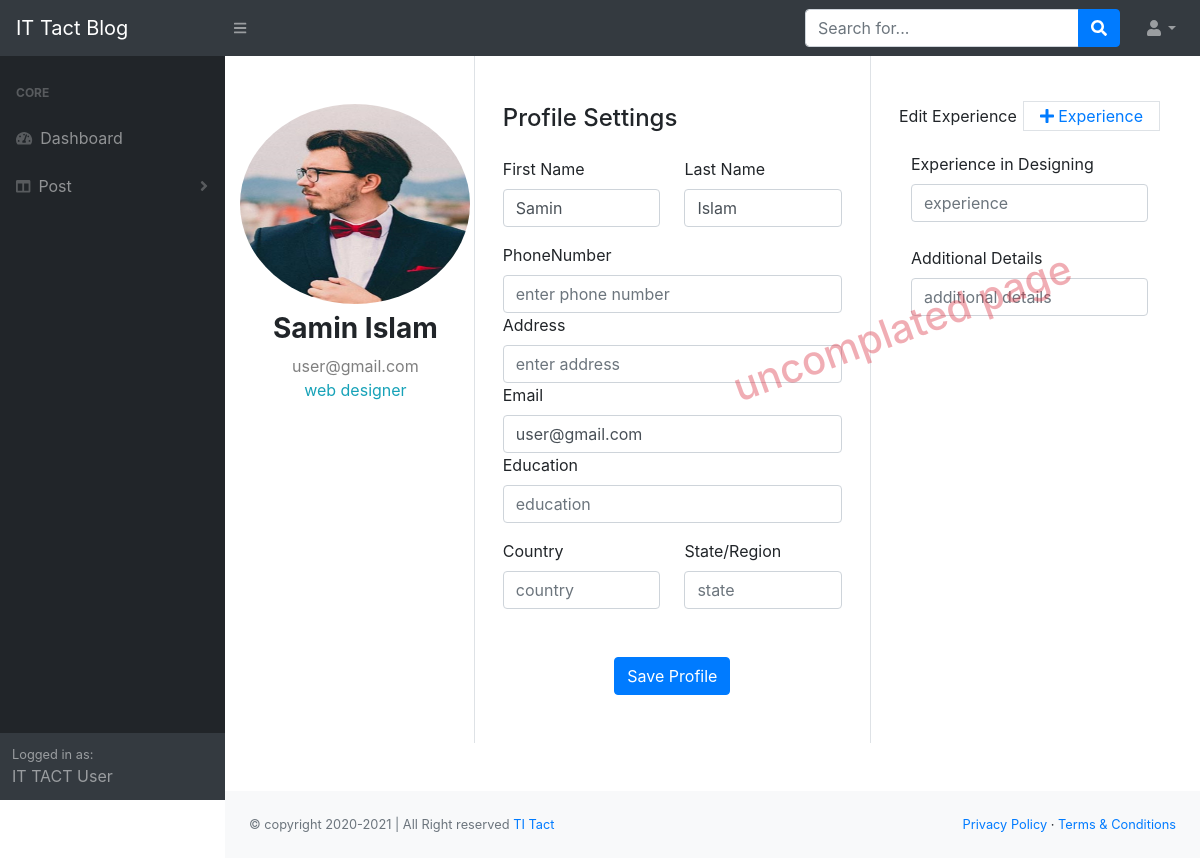
The app's page /user/user_profile.php (signed in) with its own data.
### tables this page shows
CREATE TABLE `users` (
  `id` int(255) NOT NULL,
  `user_first_name` varchar(100) NOT NULL,
  `user_last_name` varchar(100) NOT NULL,
  `user_email` varchar(60) NOT NULL,
  `user_password` varchar(50) NOT NULL,
  `user_confirm_password` varchar(50) NOT NULL
);

### user/user_profile.php (called while the page is built, shortened)
<?php
    include("template.php");
?>

### user/class/function.php (called while the page is built, shortened)
<?php
    class blogApp{
        private $conn;
        public function __construct(){
            $dbhost = "localhost";
            $dbuser = "root";
            $dbpass = "";
            $dbname = "blog_project";
            $this->conn = mysqli_connect($dbhost, $dbuser, $dbpass, $dbname);
        }
        public function manageUser(){
            $query = "SELECT * FROM users";
            if(mysqli_query($this->conn, $query)){
                $users = mysqli_query($this->conn, $query);
                return $user = mysqli_fetch_assoc($users);
            }
        }
    }
?>

### user/view/user_profile_view.php (the view, shortened to what this page needs)
<?php
    $user = $objBlogApp->manageUser();
?>
<div class="rounded bg-white mt-0 mb-5 position-relative">
    <form action="" method="POST" enctype="multipart/form-data">
        <div class="row">
            <div class="col-md-3 border-right">
                <div class="d-flex flex-column align-items-center text-center p-3 py-5">
                    <img style="border-radius: 50%;" src="../upload/user.jpg" alt="" height="200" width="230">
                    <span class="font-weight-bold h3 mt-2"><?php echo $user['user_first_name']." ".$user['user_last_name']; ?></span>
                    <span class="text-black-50"><?php echo $user['user_email']; ?></span>
                    <span class="text-info">web designer</span>
                </div>
            </div>
            <div class="col-md-5 border-right">
                <div class="p-3 py-5">
                    <div class="d-flex justify-content-between align-items-center mb-3">
                        <h4 class="text-right">Profile Settings</h4>
                    </div>
                    <div class="row mt-2">
                        <div class="col-md-6">
                            <label class="labels">First Name</label>
                            <input name="first_name" type="text" class="form-control" value="<?php echo $user['user_first_name']; ?>">
                        </div>
                        <div class="col-md-6">
                            <label class="labels">Last Name</label>
                            <input name="last_name" type="text" class="form-control" value="<?php echo $user['user_last_name']; ?>">
                        </div>
                    </div>
                    <div class="row mt-3">
                        <div class="col-md-12">
                            <label class="labels">PhoneNumber</label>
                            <input name="phone_number" type="number" class="form-control" placeholder="enter phone number" value="">
                        </div>
                        <div class="col-md-12">
                            <label class="labels">Address</label>
                            <input name="address" type="text" class="form-control" placeholder="enter address" value="">
                        </div>
                        <div class="col-md-12">
                            <label class="labels">Email</label>
                            <input name="email" type="email" class="form-control" placeholder="" value="<?php echo $user['user_email']; ?>">
                        </div>
                        <div class="col-md-12">
                            <label class="labels">Education</label>
                            <input name="education" type="text" class="form-control" placeholder="education" value="">
                        </div>
                    </div>
                    <div class="row mt-3">
                        <div class="col-md-6">
                            <label class="labels">Country</label>
                            <input name="country" type="text" class="form-control" placeholder="country" value="">
                        </div>
                        <div class="col-md-6">
                            <label class="labels">State/Region</label>
                            <input name="state" type="text" class="form-control" value="" placeholder="state">
                        </div>
                    </div>
                    <div class="mt-5 text-center">
                        <input name="profile_submit" class="btn btn-primary" type="submit" value="Save Profile">
                    </div>
                </div>
            </div>
            <div class="col-md-4">
                <div class="p-3 py-5">
                    <div class="d-flex justify-content-between align-items-center experience">
                        <span>Edit Experience</span>
                        <a class="text-decoration-none" href="#"><span class="border px-3 p-1 add-experience"><i class="fa fa-plus"></i>&nbsp;Experience</span></a>
                    </div><br>
                    <div class="col-md-12">
                        <label class="labels">Experience in Designing</label>
                        <input name="experience" type="text" class="form-control" placeholder="experience" value="">
                    </div> <br>
                    <div class="col-md-12">
                        <label class="labels">Additional Details</label>
                        <input name="additional_details" type="text" class="form-control" placeholder="additional details" value="">
                    </div> <br>
                </div>
            </div>
        </div>
    </form>
</div>
<div style="position: absolute; top:200px; left:700px;">
    <h2 style="transform: rotate(-20deg); font-size:40px; opacity:0.4" class="mt-5 ml-4 text-danger">uncomplated page</h2>
</div>

### records on screen
users: user_first_name "Samin", user_last_name "Islam", user_email "user@gmail.com", first_name "Samin", last_name "Islam", email "user@gmail.com"
